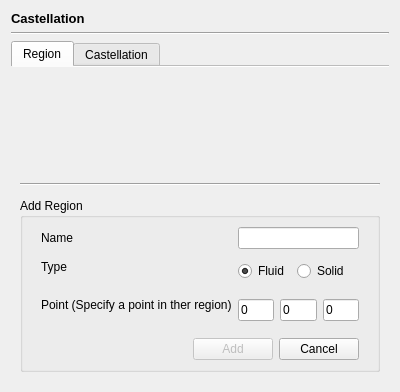
<?xml version="1.0" encoding="UTF-8"?>
<ui version="4.0">
 <class>CastellationPage</class>
 <widget class="QWidget" name="CastellationPage">
  <property name="geometry">
   <rect>
    <x>0</x>
    <y>0</y>
    <width>400</width>
    <height>392</height>
   </rect>
  </property>
  <property name="windowTitle">
   <string>Form</string>
  </property>
  <layout class="QVBoxLayout" name="verticalLayout">
   <item>
    <widget class="QLabel" name="label">
     <property name="font">
      <font>
       <pointsize>10</pointsize>
       <bold>true</bold>
      </font>
     </property>
     <property name="text">
      <string>Castellation</string>
     </property>
    </widget>
   </item>
   <item>
    <widget class="Line" name="line">
     <property name="orientation">
      <enum>Qt::Horizontal</enum>
     </property>
    </widget>
   </item>
   <item>
    <widget class="QTabWidget" name="tabWidget">
     <property name="currentIndex">
      <number>0</number>
     </property>
     <property name="documentMode">
      <bool>true</bool>
     </property>
     <widget class="QWidget" name="region">
      <attribute name="title">
       <string>Region</string>
      </attribute>
      <layout class="QVBoxLayout" name="verticalLayout_4">
       <property name="spacing">
        <number>12</number>
       </property>
       <item>
        <widget class="QScrollArea" name="scrollArea">
         <property name="frameShape">
          <enum>QFrame::NoFrame</enum>
         </property>
         <property name="widgetResizable">
          <bool>true</bool>
         </property>
         <widget class="QWidget" name="list">
          <property name="geometry">
           <rect>
            <x>0</x>
            <y>0</y>
            <width>364</width>
            <height>80</height>
           </rect>
          </property>
         </widget>
        </widget>
       </item>
       <item>
        <widget class="Line" name="line_2">
         <property name="orientation">
          <enum>Qt::Horizontal</enum>
         </property>
        </widget>
       </item>
       <item>
        <widget class="QGroupBox" name="form">
         <property name="title">
          <string>Add Region</string>
         </property>
         <layout class="QVBoxLayout" name="verticalLayout_5">
          <property name="spacing">
           <number>2</number>
          </property>
          <property name="topMargin">
           <number>0</number>
          </property>
          <item>
           <widget class="QWidget" name="widget" native="true">
            <layout class="QFormLayout" name="formLayout">
             <property name="rowWrapPolicy">
              <enum>QFormLayout::WrapLongRows</enum>
             </property>
             <item row="0" column="0">
              <widget class="QLabel" name="label_2">
               <property name="text">
                <string>Name</string>
               </property>
              </widget>
             </item>
             <item row="0" column="1">
              <widget class="QLineEdit" name="name"/>
             </item>
             <item row="1" column="0">
              <widget class="QLabel" name="label_3">
               <property name="text">
                <string>Type</string>
               </property>
              </widget>
             </item>
             <item row="1" column="1">
              <widget class="QWidget" name="widget_2" native="true">
               <layout class="QHBoxLayout" name="horizontalLayout_3">
                <property name="leftMargin">
                 <number>0</number>
                </property>
                <property name="topMargin">
                 <number>6</number>
                </property>
                <property name="bottomMargin">
                 <number>6</number>
                </property>
                <item>
                 <widget class="QRadioButton" name="fluid">
                  <property name="text">
                   <string>Fluid</string>
                  </property>
                  <property name="checked">
                   <bool>true</bool>
                  </property>
                  <attribute name="buttonGroup">
                   <string notr="true">typeRadios</string>
                  </attribute>
                 </widget>
                </item>
                <item>
                 <widget class="QRadioButton" name="solid">
                  <property name="text">
                   <string>Solid</string>
                  </property>
                  <property name="checked">
                   <bool>false</bool>
                  </property>
                  <attribute name="buttonGroup">
                   <string notr="true">typeRadios</string>
                  </attribute>
                 </widget>
                </item>
               </layout>
              </widget>
             </item>
             <item row="2" column="0">
              <widget class="QLabel" name="label_4">
               <property name="text">
                <string>Point (Specify a point in ther region)</string>
               </property>
              </widget>
             </item>
             <item row="2" column="1">
              <widget class="QWidget" name="widget_3" native="true">
               <layout class="QHBoxLayout" name="horizontalLayout">
                <property name="leftMargin">
                 <number>0</number>
                </property>
                <property name="topMargin">
                 <number>6</number>
                </property>
                <property name="rightMargin">
                 <number>0</number>
                </property>
                <property name="bottomMargin">
                 <number>6</number>
                </property>
                <item>
                 <spacer name="horizontalSpacer_2">
                  <property name="orientation">
                   <enum>Qt::Horizontal</enum>
                  </property>
                  <property name="sizeHint" stdset="0">
                   <size>
                    <width>40</width>
                    <height>20</height>
                   </size>
                  </property>
                 </spacer>
                </item>
                <item>
                 <widget class="QLineEdit" name="x">
                  <property name="text">
                   <string>0</string>
                  </property>
                 </widget>
                </item>
                <item>
                 <widget class="QLineEdit" name="y">
                  <property name="text">
                   <string>0</string>
                  </property>
                 </widget>
                </item>
                <item>
                 <widget class="QLineEdit" name="z">
                  <property name="text">
                   <string>0</string>
                  </property>
                 </widget>
                </item>
               </layout>
              </widget>
             </item>
            </layout>
           </widget>
          </item>
          <item>
           <widget class="QWidget" name="widget_4" native="true">
            <layout class="QHBoxLayout" name="horizontalLayout_2">
             <property name="topMargin">
              <number>0</number>
             </property>
             <property name="bottomMargin">
              <number>0</number>
             </property>
             <item>
              <spacer name="horizontalSpacer">
               <property name="orientation">
                <enum>Qt::Horizontal</enum>
               </property>
               <property name="sizeHint" stdset="0">
                <size>
                 <width>177</width>
                 <height>20</height>
                </size>
               </property>
              </spacer>
             </item>
             <item>
              <widget class="QPushButton" name="ok">
               <property name="enabled">
                <bool>false</bool>
               </property>
               <property name="text">
                <string>Add</string>
               </property>
              </widget>
             </item>
             <item>
              <widget class="QPushButton" name="cancel">
               <property name="enabled">
                <bool>true</bool>
               </property>
               <property name="text">
                <string>Cancel</string>
               </property>
              </widget>
             </item>
            </layout>
           </widget>
          </item>
         </layout>
        </widget>
       </item>
      </layout>
     </widget>
     <widget class="QWidget" name="casttellation">
      <attribute name="title">
       <string>Castellation</string>
      </attribute>
     </widget>
    </widget>
   </item>
  </layout>
 </widget>
 <resources>
  <include location="../../resource.qrc"/>
 </resources>
 <connections/>
 <buttongroups>
  <buttongroup name="typeRadios"/>
 </buttongroups>
</ui>
